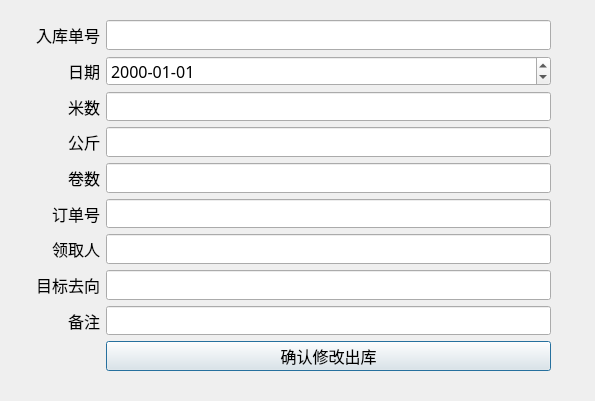
<?xml version="1.0" encoding="UTF-8"?>
<ui version="4.0">
 <class>mianliao_chuku_edit</class>
 <widget class="QDialog" name="mianliao_chuku_edit">
  <property name="geometry">
   <rect>
    <x>0</x>
    <y>0</y>
    <width>595</width>
    <height>401</height>
   </rect>
  </property>
  <property name="windowTitle">
   <string>Dialog</string>
  </property>
  <widget class="QWidget" name="formLayoutWidget_2">
   <property name="geometry">
    <rect>
     <x>20</x>
     <y>20</y>
     <width>531</width>
     <height>351</height>
    </rect>
   </property>
   <layout class="QFormLayout" name="formLayout_2">
    <item row="0" column="0">
     <widget class="QLabel" name="Label_15">
      <property name="minimumSize">
       <size>
        <width>80</width>
        <height>0</height>
       </size>
      </property>
      <property name="font">
       <font>
        <family>Agency FB</family>
        <pointsize>12</pointsize>
       </font>
      </property>
      <property name="text">
       <string>入库单号</string>
      </property>
      <property name="alignment">
       <set>Qt::AlignRight|Qt::AlignTrailing|Qt::AlignVCenter</set>
      </property>
     </widget>
    </item>
    <item row="0" column="1">
     <widget class="QLineEdit" name="LineEdit_ruku_id_2">
      <property name="font">
       <font>
        <family>Agency FB</family>
        <pointsize>12</pointsize>
       </font>
      </property>
      <property name="readOnly">
       <bool>true</bool>
      </property>
     </widget>
    </item>
    <item row="1" column="0">
     <widget class="QLabel" name="Label_16">
      <property name="minimumSize">
       <size>
        <width>80</width>
        <height>0</height>
       </size>
      </property>
      <property name="font">
       <font>
        <family>Agency FB</family>
        <pointsize>12</pointsize>
       </font>
      </property>
      <property name="text">
       <string>日期</string>
      </property>
      <property name="alignment">
       <set>Qt::AlignRight|Qt::AlignTrailing|Qt::AlignVCenter</set>
      </property>
     </widget>
    </item>
    <item row="2" column="0">
     <widget class="QLabel" name="Label_19">
      <property name="minimumSize">
       <size>
        <width>80</width>
        <height>0</height>
       </size>
      </property>
      <property name="font">
       <font>
        <family>Agency FB</family>
        <pointsize>12</pointsize>
       </font>
      </property>
      <property name="text">
       <string>米数</string>
      </property>
      <property name="alignment">
       <set>Qt::AlignRight|Qt::AlignTrailing|Qt::AlignVCenter</set>
      </property>
     </widget>
    </item>
    <item row="2" column="1">
     <widget class="QLineEdit" name="LineEdit_mishu_2">
      <property name="font">
       <font>
        <family>Agency FB</family>
        <pointsize>12</pointsize>
       </font>
      </property>
     </widget>
    </item>
    <item row="3" column="0">
     <widget class="QLabel" name="Label_20">
      <property name="minimumSize">
       <size>
        <width>80</width>
        <height>0</height>
       </size>
      </property>
      <property name="font">
       <font>
        <family>Agency FB</family>
        <pointsize>12</pointsize>
       </font>
      </property>
      <property name="text">
       <string>公斤</string>
      </property>
      <property name="alignment">
       <set>Qt::AlignRight|Qt::AlignTrailing|Qt::AlignVCenter</set>
      </property>
     </widget>
    </item>
    <item row="3" column="1">
     <widget class="QLineEdit" name="LineEdit_gongjin_2">
      <property name="font">
       <font>
        <family>Agency FB</family>
        <pointsize>12</pointsize>
       </font>
      </property>
     </widget>
    </item>
    <item row="4" column="0">
     <widget class="QLabel" name="Label_21">
      <property name="minimumSize">
       <size>
        <width>80</width>
        <height>0</height>
       </size>
      </property>
      <property name="font">
       <font>
        <family>Agency FB</family>
        <pointsize>12</pointsize>
       </font>
      </property>
      <property name="text">
       <string>卷数</string>
      </property>
      <property name="alignment">
       <set>Qt::AlignRight|Qt::AlignTrailing|Qt::AlignVCenter</set>
      </property>
     </widget>
    </item>
    <item row="4" column="1">
     <widget class="QLineEdit" name="LineEdit_juanshu_2">
      <property name="font">
       <font>
        <family>Agency FB</family>
        <pointsize>12</pointsize>
       </font>
      </property>
     </widget>
    </item>
    <item row="5" column="0">
     <widget class="QLabel" name="Label_17">
      <property name="minimumSize">
       <size>
        <width>80</width>
        <height>0</height>
       </size>
      </property>
      <property name="font">
       <font>
        <family>Agency FB</family>
        <pointsize>12</pointsize>
       </font>
      </property>
      <property name="text">
       <string>订单号</string>
      </property>
      <property name="alignment">
       <set>Qt::AlignRight|Qt::AlignTrailing|Qt::AlignVCenter</set>
      </property>
     </widget>
    </item>
    <item row="5" column="1">
     <widget class="QLineEdit" name="LineEdit_dingdanhao_2">
      <property name="font">
       <font>
        <family>Agency FB</family>
        <pointsize>12</pointsize>
       </font>
      </property>
     </widget>
    </item>
    <item row="6" column="0">
     <widget class="QLabel" name="Label_18">
      <property name="minimumSize">
       <size>
        <width>80</width>
        <height>0</height>
       </size>
      </property>
      <property name="font">
       <font>
        <family>Agency FB</family>
        <pointsize>12</pointsize>
       </font>
      </property>
      <property name="text">
       <string>领取人</string>
      </property>
      <property name="alignment">
       <set>Qt::AlignRight|Qt::AlignTrailing|Qt::AlignVCenter</set>
      </property>
     </widget>
    </item>
    <item row="6" column="1">
     <widget class="QLineEdit" name="LineEdit_lingquren_2">
      <property name="font">
       <font>
        <family>Agency FB</family>
        <pointsize>12</pointsize>
       </font>
      </property>
     </widget>
    </item>
    <item row="7" column="0">
     <widget class="QLabel" name="Label_22">
      <property name="minimumSize">
       <size>
        <width>80</width>
        <height>0</height>
       </size>
      </property>
      <property name="font">
       <font>
        <family>Agency FB</family>
        <pointsize>12</pointsize>
       </font>
      </property>
      <property name="text">
       <string>目标去向</string>
      </property>
      <property name="alignment">
       <set>Qt::AlignRight|Qt::AlignTrailing|Qt::AlignVCenter</set>
      </property>
     </widget>
    </item>
    <item row="7" column="1">
     <widget class="QLineEdit" name="LineEdit_targetto_2">
      <property name="font">
       <font>
        <family>Agency FB</family>
        <pointsize>12</pointsize>
       </font>
      </property>
     </widget>
    </item>
    <item row="8" column="0">
     <widget class="QLabel" name="Label_23">
      <property name="minimumSize">
       <size>
        <width>80</width>
        <height>0</height>
       </size>
      </property>
      <property name="font">
       <font>
        <family>Agency FB</family>
        <pointsize>12</pointsize>
       </font>
      </property>
      <property name="text">
       <string>备注</string>
      </property>
      <property name="alignment">
       <set>Qt::AlignRight|Qt::AlignTrailing|Qt::AlignVCenter</set>
      </property>
     </widget>
    </item>
    <item row="8" column="1">
     <widget class="QLineEdit" name="LineEdit_comment_2">
      <property name="font">
       <font>
        <family>Agency FB</family>
        <pointsize>12</pointsize>
       </font>
      </property>
     </widget>
    </item>
    <item row="9" column="1">
     <widget class="QPushButton" name="pushButton_2">
      <property name="palette">
       <palette>
        <active/>
        <inactive/>
        <disabled/>
       </palette>
      </property>
      <property name="font">
       <font>
        <family>Agency FB</family>
        <pointsize>12</pointsize>
       </font>
      </property>
      <property name="text">
       <string>确认修改出库</string>
      </property>
     </widget>
    </item>
    <item row="1" column="1">
     <widget class="QDateEdit" name="dateEdit_date_2">
      <property name="font">
       <font>
        <family>Agency FB</family>
        <pointsize>12</pointsize>
        <weight>50</weight>
        <bold>false</bold>
       </font>
      </property>
      <property name="displayFormat">
       <string>yyyy-MM-dd</string>
      </property>
     </widget>
    </item>
   </layout>
  </widget>
 </widget>
 <resources/>
 <connections>
  <connection>
   <sender>pushButton_2</sender>
   <signal>clicked()</signal>
   <receiver>mianliao_chuku_edit</receiver>
   <slot>MianLiaoChukuSlot()</slot>
   <hints>
    <hint type="sourcelabel">
     <x>304</x>
     <y>320</y>
    </hint>
    <hint type="destinationlabel">
     <x>543</x>
     <y>388</y>
    </hint>
   </hints>
  </connection>
 </connections>
 <slots>
  <slot>MianLiaoChukuSlot()</slot>
 </slots>
</ui>
